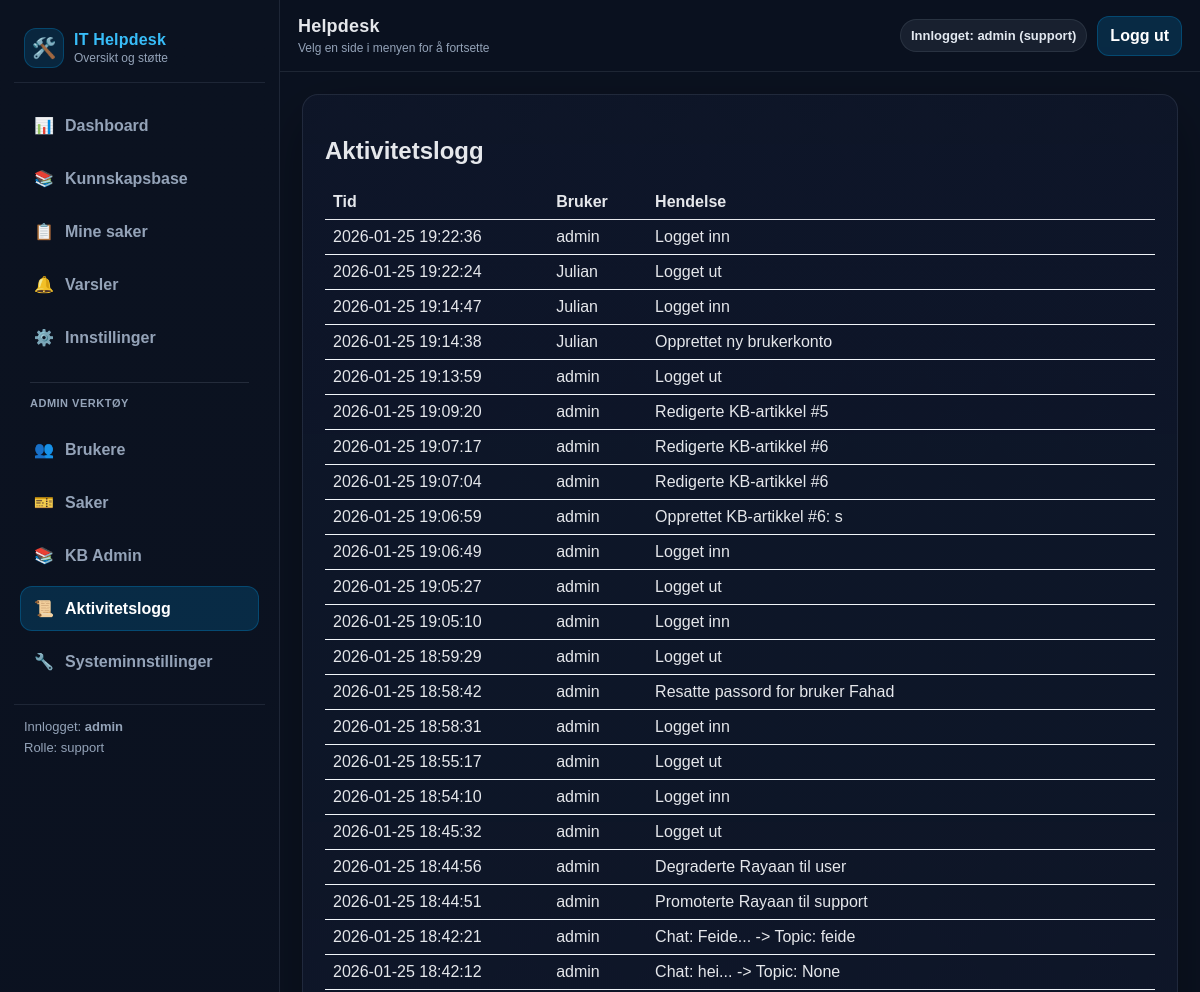
The page /admin/activity (signed in, upper part) on the database as committed earlier.
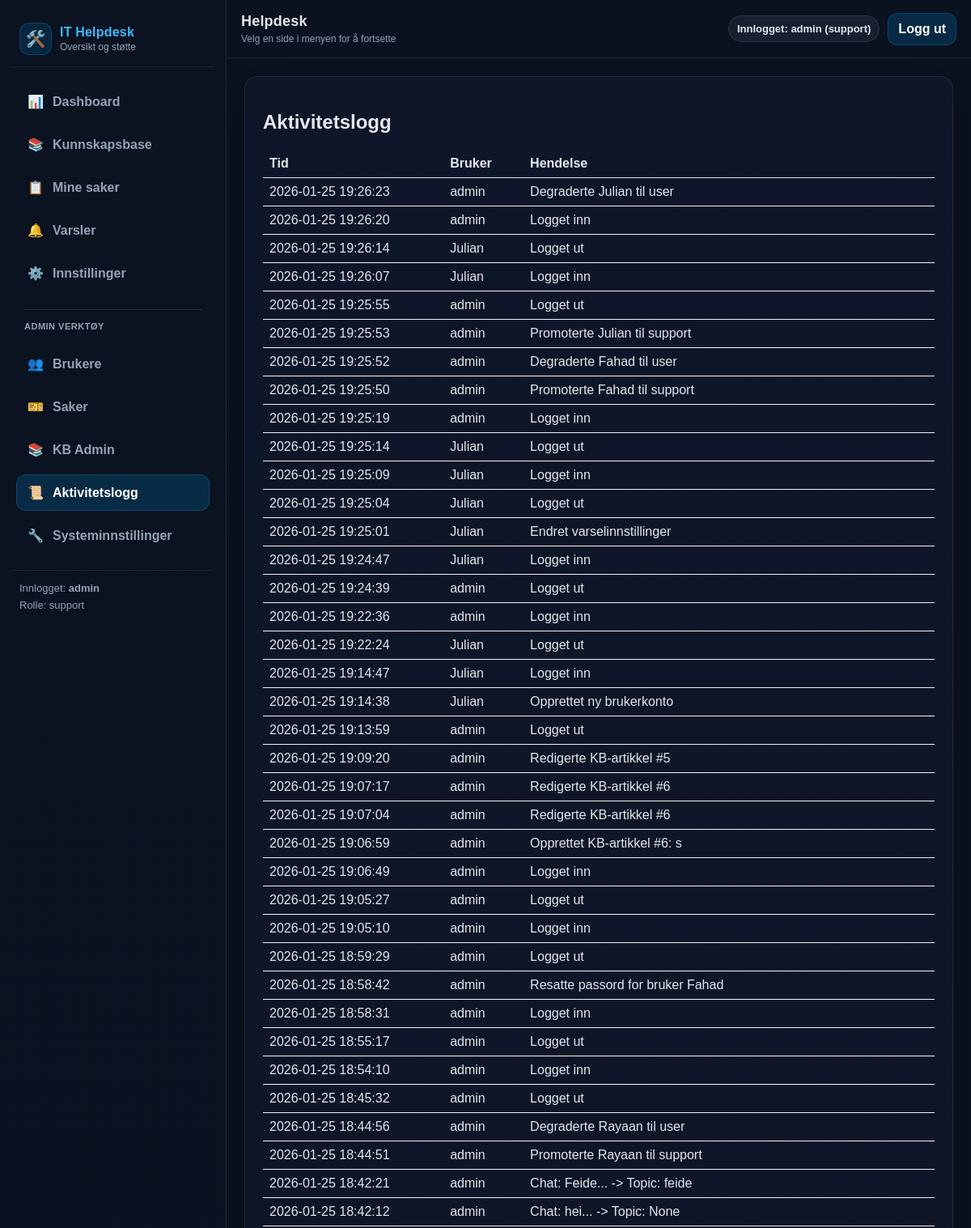
The same page on the database as committed later.
### tables this page shows
CREATE TABLE activity (
            id INTEGER PRIMARY KEY AUTOINCREMENT,
            user TEXT NOT NULL,
            details TEXT NOT NULL,
            created_at TEXT NOT NULL DEFAULT (datetime('now'))
        );

### routes.py (the view)
@bp.route("/admin/activity")
def activity_log():
    user = current_user()
    if not user:
        return redirect(url_for("main.login"))
    if current_role() != "support":
        abort(403)
    try:
        entries = get_activity(200)
    except Exception as e:
        logger.error(f"Activity log error: {e}")
        entries = []
    return render_template("logs.html", log_entries=entries)

### __init__.py (called while the page is built)
def create_app():
    app = Flask(__name__)
    app.config.from_object(Config)
    init_mail(app)
    @app.after_request
    def set_security_headers(response):
        response.headers['X-Content-Type-Options'] = 'nosniff'
        response.headers['X-Frame-Options'] = 'DENY'
        response.headers['X-XSS-Protection'] = '1; mode=block'
        return response
    from .routes import bp
    app.register_blueprint(bp)
    return app

### db.py (called while the page is built)
def count_notifications(user: str) -> int:
    conn = _conn()
    cur = conn.cursor()
    cur.execute("SELECT COUNT(*) AS c FROM notifications WHERE user = ? AND read = 0", (user,))
    row = cur.fetchone()
    conn.close()
    return int(row["c"]) if row else 0

def get_activity(limit: int = 100) -> List[Dict[str, Any]]:
    conn = _conn()
    cur = conn.cursor()
    cur.execute("SELECT * FROM activity ORDER BY id DESC LIMIT ?", (limit,))
    rows = cur.fetchall()
    conn.close()
    return [dict(r) for r in rows]

def _conn() -> sqlite3.Connection:
    DB_PATH.parent.mkdir(parents=True, exist_ok=True)
    conn = sqlite3.connect(DB_PATH)
    conn.row_factory = sqlite3.Row
    return conn

### routes.py (called while the page is built)
def current_user():
    return session.get("user")

def current_role():
    return session.get("role")

@bp.before_app_request
def ensure_db():
    try:
        init_db()
    except Exception as e:
        logger.error(f"Database initialization failed: {e}")

@bp.context_processor
def inject_notification_count():
    if current_user():
        try:
            return {"notif_count": count_notifications(current_user())}
        except Exception:
            return {"notif_count": 0}
    return {"notif_count": 0}

### templates/logs.html
{% extends "base.html" %}
{% block content %}
<div class="card">
  <h2>Aktivitetslogg</h2>
  {% if log_entries and log_entries|length > 0 %}
    <table style="width:100%; border-collapse: collapse;">
      <thead>
        <tr>
          <th style="text-align:left; border-bottom:1px solid #e5e7eb; padding:8px;">Tid</th>
          <th style="text-align:left; border-bottom:1px solid #e5e7eb; padding:8px;">Bruker</th>
          <th style="text-align:left; border-bottom:1px solid #e5e7eb; padding:8px;">Hendelse</th>
        </tr>
      </thead>
      <tbody>
        {% for e in log_entries %}
        <tr>
          <td style="padding:8px; border-bottom:1px solid #f1f5f9;">{{ e.created_at }}</td>
          <td style="padding:8px; border-bottom:1px solid #f1f5f9;">{{ e.user }}</td>
          <td style="padding:8px; border-bottom:1px solid #f1f5f9;">{{ e.details }}</td>
        </tr>
        {% endfor %}
      </tbody>
    </table>
  {% else %}
    <p class="muted">Ingen loggoppføringer.</p>
  {% endif %}
</div>
{% endblock %}

### templates/base.html (shortened to what this page needs)
<!doctype html>
<html lang="no">
  <head>
  </head>
  <body>
    {% set ep = request.endpoint or "" %}
    <div class="app">
      <aside class="sidebar">
        <div class="brand">
          <div class="logo">🛠️</div>
          <div>
            <div class="title">IT Helpdesk</div>
            <div class="subtitle">Oversikt og støtte</div>
          </div>
        </div>
        <nav class="nav">
          <a href="{{ url_for('main.dashboard') }}" class="{% if ep == 'main.dashboard' %}active{% endif %}">
            <span class="icon">📊</span> Dashboard
          </a>
          <a href="{{ url_for('main.kb') }}" class="{% if ep == 'main.kb' %}active{% endif %}">
            <span class="icon">📚</span> Kunnskapsbase
          </a>
          <a href="{{ url_for('main.tickets') }}" class="{% if ep == 'main.tickets' %}active{% endif %}">
            <span class="icon">📋</span> Mine saker
          </a>
          <a href="{{ url_for('main.notifications_page') }}" class="{% if ep == 'main.notifications_page' %}active{% endif %}">
            <span class="icon">🔔</span> Varsler
          </a>
          <a href="{{ url_for('main.settings') }}" class="{% if ep == 'main.settings' %}active{% endif %}">
            <span class="icon">⚙️</span> Innstillinger
          </a>
          {% if session.get("role") == "support" %}
            <div style="margin:14px 10px 10px; padding-top:14px; border-top:1px solid rgba(148,163,184,.18); color:#94a3b8; font-size:11px; font-weight:900; letter-spacing:.5px;">
              ADMIN VERKTØY
            </div>
            <a href="{{ url_for('main.admin_users') }}" class="{% if ep == 'main.admin_users' %}active{% endif %}">
              <span class="icon">👥</span> Brukere
            </a>
            <a href="{{ url_for('main.admin_tickets') }}" class="{% if ep == 'main.admin_tickets' %}active{% endif %}">
              <span class="icon">🎫</span> Saker
            </a>
            <a href="{{ url_for('main.admin_kb') }}" class="{% if ep == 'main.admin_kb' %}active{% endif %}">
              <span class="icon">📚</span> KB Admin
            </a>
            <a href="{{ url_for('main.activity_log') }}" class="{% if ep == 'main.activity_log' %}active{% endif %}">
              <span class="icon">📜</span> Aktivitetslogg
            </a>
            <a href="{{ url_for('main.admin_settings') }}" class="{% if ep == 'main.admin_settings' %}active{% endif %}">
              <span class="icon">🔧</span> Systeminnstillinger
            </a>
          {% endif %}
        </nav>
        <div class="sidebar-footer">
          {% if session.get("user") %}
            Innlogget: <strong>{{ session.get("user") }}</strong>
            <div style="margin-top:6px; color:var(--muted);">
              Rolle: {{ session.get("role") }}
            </div>
          {% else %}
            Ikke innlogget
          {% endif %}
        </div>
      </aside>
      <div class="main">
        <header class="topbar">
          <div class="topbar-left">
            <p class="h1">Helpdesk</p>
            <p class="p">Velg en side i menyen for å fortsette</p>
          </div>
          <div class="topbar-right">
            {% if session.get("user") %}
              <span class="pill">Innlogget: {{ session.get("user") }} ({{ session.get("role") }})</span>
              <a class="btn" href="{{ url_for('main.logout') }}">Logg ut</a>
            {% endif %}
          </div>
        </header>
        <main class="page">
          <div class="content-wrap">
            {% block content %}{% endblock %}
          </div>
        </main>
      </div>
    </div>
  </body>
</html>

### templates/base.html (style rules this page uses)
:root { --bg:#0b1220; --panel:#0f172a; --panel2:#111c33; --border:rgba(148,163,184,.14); --muted:#94a3b8; --text:#e5e7eb; --primary:#0284c7; --primaryHover:#0ea5e9; --sidebarW: 280px; --topbarH: 72px; --radius: 16px; }
* { box-sizing:border-box; }
html, body { height:100%; }
body { margin:0; font-family: Arial, sans-serif; background:var(--bg); color:var(--text); }
.app { min-height:100vh; display:flex; }
.sidebar { width:var(--sidebarW); background:linear-gradient(180deg, #0b1220 0%, #0a1020 100%); border-right:1px solid var(--border); position:fixed; left:0; top:0; bottom:0; padding:18px 14px; overflow:auto; }
.brand { display:flex; align-items:center; gap:10px; padding:10px 10px 14px; border-bottom:1px solid var(--border); margin-bottom:14px; }
.brand .logo { width:40px; height:40px; display:flex; align-items:center; justify-content:center; border-radius:12px; background:rgba(2,132,199,.18); border:1px solid rgba(2,132,199,.35); font-size:20px; }
.brand .title { font-weight:900; letter-spacing:.2px; color:#38bdf8; }
.brand .subtitle { font-size:12px; color:var(--muted); margin-top:2px; }
.nav { display:flex; flex-direction:column; gap:8px; padding:6px 6px; }
.nav a { display:flex; align-items:center; gap:10px; padding:12px 12px; border-radius:12px; text-decoration:none; color:var(--muted); font-weight:800; border:1px solid transparent; }
.nav a.active { background:rgba(2,132,199,.22); border-color:rgba(2,132,199,.35); color:#ffffff; }
.nav .icon { width:22px; display:inline-flex; align-items:center; justify-content:center; opacity:.95; }
.sidebar-footer { margin-top:14px; padding:14px 10px; border-top:1px solid var(--border); color:var(--muted); font-size:13px; }
.main { margin-left:var(--sidebarW); width:calc(100% - var(--sidebarW)); min-height:100vh; display:flex; flex-direction:column; }
.topbar { height:var(--topbarH); position:sticky; top:0; z-index:20; display:flex; align-items:center; justify-content:space-between; padding:14px 18px; background:rgba(11,18,32,.86); backdrop-filter: blur(10px); border-bottom:1px solid var(--border); }
.topbar-left { display:flex; flex-direction:column; gap:4px; }
.topbar-left .h1 { font-size:18px; font-weight:900; margin:0; letter-spacing:.2px; }
.topbar-left .p { margin:0; font-size:12px; color:var(--muted); }
.topbar-right { display:flex; align-items:center; gap:10px; flex-wrap:wrap; justify-content:flex-end; }
.pill { display:inline-flex; align-items:center; gap:8px; padding:8px 10px; border-radius:999px; background:rgba(148,163,184,.10); border:1px solid rgba(148,163,184,.14); color:#e2e8f0; font-weight:800; font-size:13px; white-space:nowrap; }
.btn { display:inline-flex; align-items:center; gap:8px; padding:10px 12px; border-radius:12px; text-decoration:none; font-weight:900; border:1px solid rgba(2,132,199,.35); background:rgba(2,132,199,.22); color:#fff; }
.page { padding:22px 22px 80px; }
.content-wrap { background:linear-gradient(180deg, rgba(15,23,42,.85) 0%, rgba(15,23,42,.65) 100%); border:1px solid rgba(148,163,184,.14); border-radius:var(--radius); padding:22px; box-shadow:0 20px 60px rgba(0,0,0,.35); }

Rows that differ between the two databases and show on the page:
added activity: created_at "2026-01-25 19:26:23", user "admin", details "Degraderte Julian til user"
added activity: created_at "2026-01-25 19:26:20", user "admin", details "Logget inn"
added activity: created_at "2026-01-25 19:26:14", user "Julian", details "Logget ut"
added activity: created_at "2026-01-25 19:26:07", user "Julian", details "Logget inn"
added activity: created_at "2026-01-25 19:25:55", user "admin", details "Logget ut"
added activity: created_at "2026-01-25 19:25:53", user "admin", details "Promoterte Julian til support"
added activity: created_at "2026-01-25 19:25:52", user "admin", details "Degraderte Fahad til user"
added activity: created_at "2026-01-25 19:25:50", user "admin", details "Promoterte Fahad til support"
added activity: created_at "2026-01-25 19:25:19", user "admin", details "Logget inn"
added activity: created_at "2026-01-25 19:25:14", user "Julian", details "Logget ut"
added activity: created_at "2026-01-25 19:25:09", user "Julian", details "Logget inn"
added activity: created_at "2026-01-25 19:25:04", user "Julian", details "Logget ut"
added activity: created_at "2026-01-25 19:25:01", user "Julian", details "Endret varselinnstillinger"
added activity: created_at "2026-01-25 19:24:47", user "Julian", details "Logget inn"
added activity: created_at "2026-01-25 19:24:39", user "admin", details "Logget ut"
